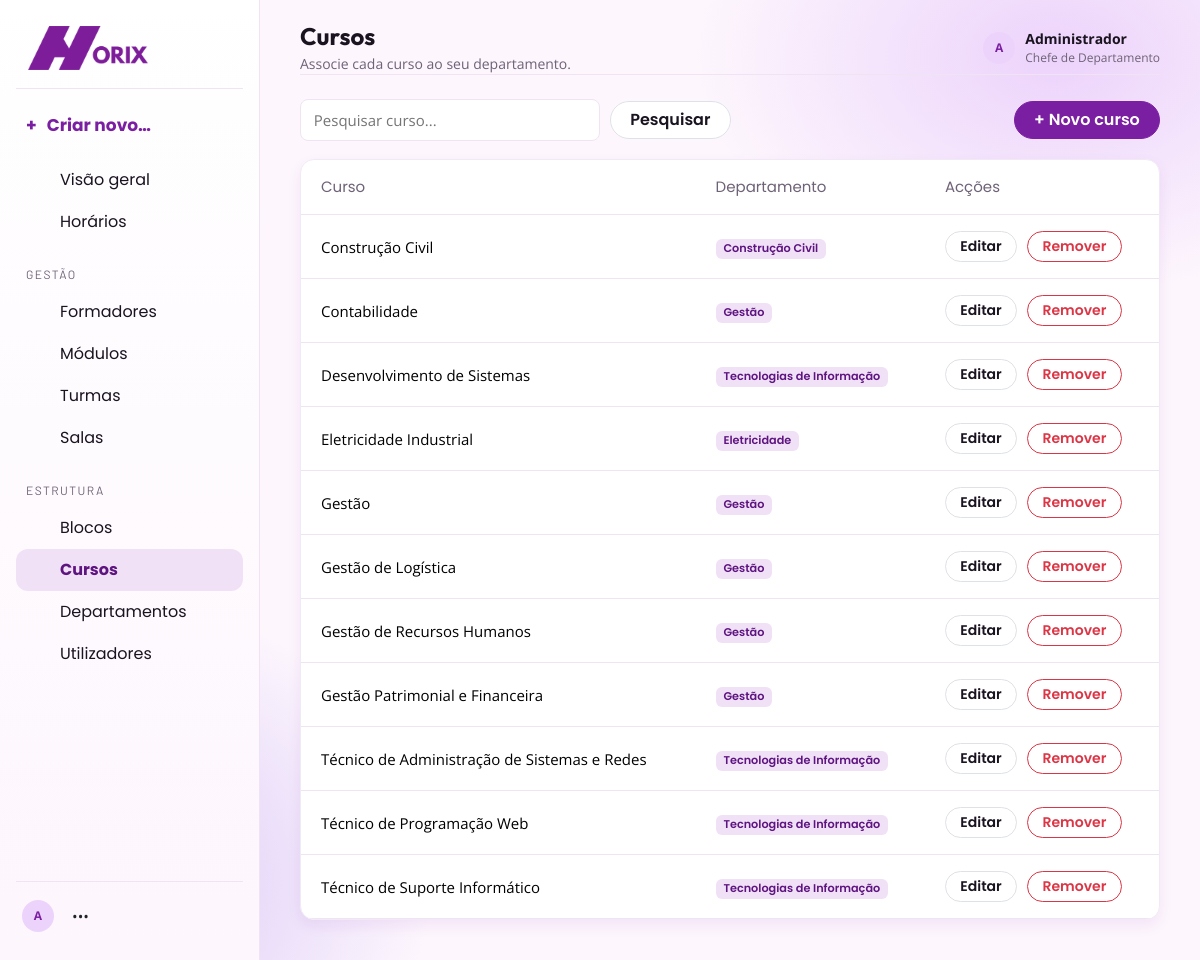
Page /View/html-php/Curso.php (signed in) on the committed database.
### tables this page shows
CREATE TABLE `utilizador` (
  `id_utilizador` int(11) NOT NULL,
  `nome` varchar(100) NOT NULL,
  `email` varchar(120) NOT NULL,
  `senha` varchar(255) NOT NULL,
  `perfil` enum('Chefe de Departamento','Formador') NOT NULL,
  `ativo` tinyint(1) NOT NULL DEFAULT 1,
  `criado_em` timestamp NOT NULL DEFAULT current_timestamp()
);

CREATE TABLE `curso` (
  `id_curso` int(11) NOT NULL,
  `nome` varchar(100) NOT NULL,
  `id_departamento` int(11) NOT NULL
);

CREATE TABLE `departamento` (
  `id_departamento` int(11) NOT NULL,
  `nome` varchar(100) NOT NULL
);

### Conexao/Conexao.php (called while the page is built, shortened)
<?php
function db(): mysqli
{
    static $con;
    if ($con instanceof mysqli) {
        return $con;
    }
    $con = new mysqli('localhost', 'root', '', 'gestao_horarios', "3306");
    $con->set_charset('utf8mb4');
    return $con;
}

### View/html-php/Curso.php (the view, shortened to what this page needs)
<?php
require_once '../../bootstrap.php';
$q = post('q', $_GET['q'] ?? '');
$data = $q !== ''
    ? rows(
        'SELECT c.*, d.nome dep
         FROM curso c
         JOIN departamento d ON d.id_departamento = c.id_departamento
         WHERE c.nome LIKE ? OR d.nome LIKE ?
         ORDER BY c.nome',
        'ss',
        '%' . $q . '%',
        '%' . $q . '%'
    )
    : rows(
        'SELECT c.*, d.nome dep
         FROM curso c
         JOIN departamento d ON d.id_departamento = c.id_departamento
         ORDER BY c.nome'
    );
layout_start('Cursos', 'Associe cada curso ao seu departamento.');
?>
<div class="toolbar">
    <form class="toolbar-left" method="get">
        <input class="search" name="q" value="<?= e($q) ?>" placeholder="Pesquisar curso...">
        <button class="btn btn-light border">Pesquisar</button>
    </form>
    <button type="button" class="btn btn-primary" data-modal="novo" data-title="Novo curso">+ Novo curso</button>
</div>
<div class="card table-wrap">
    <table class="table align-middle mb-0">
        <thead>
            <tr>
                <th>Curso</th>
                <th>Departamento</th>
                <th>Acções</th>
            </tr>
        </thead>
        <tbody>
            <?php foreach ($data as $r): ?>
                <tr>
                    <td><?= e($r['nome']) ?></td>
                    <td><span class="badge blue"><?= e($r['dep']) ?></span></td>
                    <td>
                        <div class="actions">
                            <button type="button" class="btn btn-sm btn-light border" data-modal="editar" data-title="Editar curso" data-row="<?= row_json($r) ?>">Editar</button>
                            <button type="button" class="btn btn-sm btn-outline-danger" data-modal="remover" data-title="Remover curso" data-row="<?= row_json($r) ?>">Remover</button>
                        </div>
                    </td>
                </tr>
            <?php endforeach; ?>
        </tbody>
    </table>
</div>
<?php
layout_end();

### bootstrap.php (shortened to what this page needs)
<?php
require_once __DIR__ . '/Conexao/Conexao.php';
function e($v): string
{
    return htmlspecialchars((string) $v, ENT_QUOTES, 'UTF-8');
}
function row_json(array $r): string
{
    unset($r['senha']);
    return e(json_encode($r, JSON_UNESCAPED_UNICODE));
}
function post($key, $default = ''): string
{
    return trim((string) ($_POST[$key] ?? $default));
}
function page_acl(): array
{
    $todos = [PERFIL_CHEFE, PERFIL_FORMADOR];
    $chefe = [PERFIL_CHEFE];
    return [
        'TelaPrincipal.php' => $todos,
        'GerarHorario.php' => $todos,
        'HorarioPDF.php' => $chefe,
        'Formador.php' => $chefe,
        'FormadorModulos.php' => $chefe,
        'Disponibilidade.php' => $chefe,
        'Modulo.php' => $chefe,
        'Turma.php' => $chefe,
        'Sala.php' => $chefe,
        'Bloco.php' => $chefe,
        'Curso.php' => $chefe,
        'Departamento.php' => $chefe,
        'Utilizador.php' => $chefe,
    ];
}
function logged(): bool
{
    return !empty($_SESSION['user']);
}
function refresh_session_user(): void
{
    static $done = false;
    if ($done || !logged()) {
        return;
    }
    $u = one(
        'SELECT id_utilizador,nome,email,perfil FROM utilizador WHERE id_utilizador=? AND ativo=1',
        'i',
        (int) ($_SESSION['user']['id'] ?? 0)
    );
}
function require_login(): void
{
    refresh_session_user();
}
function user(): array
{
    return $_SESSION['user'] ?? [];
}
function perfil(): string
{
    return (string) (user()['perfil'] ?? '');
}
function is_chefe(): bool
{
    return logged() && perfil() === PERFIL_CHEFE;
}
function can_manage(): bool
{
    return is_chefe();
}
function can_access(string $file): bool
{
    $acl = page_acl();
    return !isset($acl[$file]) || in_array(perfil(), $acl[$file], true);
}
function enforce_page_access(): void
{
    require_login();
}
function rows(string $sql, string $types = '', ...$args): array
{
    $st = db()->prepare($sql);
    if ($types) {
        $st->bind_param($types, ...$args);
    }
    $st->execute();
    $r = $st->get_result();
    return $r ? $r->fetch_all(MYSQLI_ASSOC) : [];
}
function one(string $sql, string $types = '', ...$args): ?array
{
    $a = rows($sql, $types, ...$args);
    return $a[0] ?? null;
}
function active(string $file): string
{
    return basename($_SERVER['PHP_SELF']) === $file ? 'active' : '';
}
function icon(string $name, int $size = 18): string
{
    $paths = [
        'dashboard' => '<rect x="3" y="3" width="7" height="7" rx="1"/><rect x="14" y="3" width="7" height="7" rx="1"/><rect x="3" y="14" width="7" height="7" rx="1"/><rect x="14" y="14" width="7" height="7" rx="1"/>',
        'calendar' => '<rect x="3" y="4" width="18" height="17" rx="2"/><path d="M16 2v4M8 2v4M3 10h18"/>',
        'plan' => '<path d="M4 5h16M4 12h16M4 19h10"/><circle cx="17" cy="19" r="3"/>',
        'users' => '<path d="M16 21v-2a4 4 0 0 0-4-4H6a4 4 0 0 0-4 4v2"/><circle cx="9" cy="7" r="4"/><path d="M22 21v-2a4 4 0 0 0-3-3.87M16 3.13a4 4 0 0 1 0 7.75"/>',
        'book' => '<path d="M4 5.5A2.5 2.5 0 0 1 6.5 3H20v16H6.5A2.5 2.5 0 0 0 4 21.5z"/><path d="M4 5.5v16M8 7h8M8 11h8"/>',
        'school' => '<path d="m3 9 9-5 9 5-9 5z"/><path d="M7 12v5c3 2 7 2 10 0v-5M21 10v6"/>',
        'room' => '<path d="M4 21V5a2 2 0 0 1 2-2h12a2 2 0 0 1 2 2v16"/><path d="M9 21v-5h6v5M8 7h2M14 7h2M8 11h2M14 11h2"/>',
        'building' => '<path d="M4 21V4h12v17M16 9h4v12M8 8h4M8 12h4M8 16h4"/>',
        'book-open' => '<path d="M3 5a2 2 0 0 1 2-2h6v17H5a2 2 0 0 0-2 2zM21 5a2 2 0 0 0-2-2h-6v17h6a2 2 0 0 1 2 2z"/>',
        'user' => '<circle cx="12" cy="8" r="4"/><path d="M4 21a8 8 0 0 1 16 0"/>',
        'logout' => '<path d="M10 17l5-5-5-5M15 12H3"/><path d="M14 3h5a2 2 0 0 1 2 2v14a2 2 0 0 1-2 2h-5"/>',
        'sun' => '<circle cx="12" cy="12" r="4"/><path d="M12 2v2M12 20v2M4.93 4.93l1.41 1.41M17.66 17.66l1.41 1.41M2 12h2M20 12h2M4.93 19.07l1.41-1.41M17.66 6.34l1.41-1.41"/>',
        'moon' => '<path d="M21 12.8A8.5 8.5 0 1 1 11.2 3 6.7 6.7 0 0 0 21 12.8z"/>',
    ];
    $body = $paths[$name] ?? $paths['dashboard'];
    return '<svg class="icon-svg" width="' . $size . '" height="' . $size . '" viewBox="0 0 24 24" fill="none" stroke="currentColor" stroke-width="1.9" stroke-linecap="round" stroke-linejoin="round" aria-hidden="true">' . $body . '</svg>';
}
function nav_all(): array
{
    return [
        ['', [
            ['TelaPrincipal.php', 'Visão geral', 'dashboard'],
            ['GerarHorario.php', 'Horários', 'calendar'],
        ]],
        ['Gestão', [
            ['Formador.php', 'Formadores', 'users'],
            ['Modulo.php', 'Módulos', 'book'],
            ['Turma.php', 'Turmas', 'school'],
            ['Sala.php', 'Salas', 'room'],
        ]],
        ['Estrutura', [
            ['Bloco.php', 'Blocos', 'building'],
            ['Curso.php', 'Cursos', 'book-open'],
            ['Departamento.php', 'Departamentos', 'building'],
            ['Utilizador.php', 'Utilizadores', 'user'],
        ]],
    ];
}
function nav(): array
{
    $menu = [];
    foreach (nav_all() as $secao) {
        $itens = array_values(array_filter($secao[1], fn($n) => can_access($n[0])));
        if ($itens) {
            $menu[] = [$secao[0], $itens];
        }
    }
    return $menu;
}
function layout_start(string $title, string $subtitle = ''): void
{
    $tabs = $GLOBALS['_tabs'] ?? [];
    $u = user();
    $inicial = e(strtoupper(substr($u['nome'] ?? 'U', 0, 1)));
?>
    <!doctype html>
    <html lang="pt">
    <head>
        <link rel="stylesheet" href="../css/bootstrap.min.css">
        <link rel="stylesheet" href="../css/app.css">
    </head>
    <body>
        <aside class="sidebar">
        <div class="brand">
            <img src="../img/horix.png" alt="Horix - Gestão de Horários">
        </div>
        <?php if (can_manage()): ?>
            <div class="dropdown">
                <a class="create-new" href="#" role="button" data-bs-toggle="dropdown" aria-expanded="false">
                    <span>+</span> Criar novo…
                </a>
            </div>
        <?php endif; ?>
        <nav>
            <?php foreach (nav() as $secao): ?>
                <?php if ($secao[0] !== ''): ?>
                    <div class="nav-title"><?= e(mb_strtoupper($secao[0])) ?></div>
                <?php endif; ?>
                <?php foreach ($secao[1] as $n): ?>
                    <a class="nav-link <?= active($n[0]) ?>" href="<?= $n[0] ?>">
                        <span class="nav-icon"><?= icon($n[2], 20) ?></span>
                        <span><?= $n[1] ?></span>
                    </a>
                <?php endforeach; ?>
            <?php endforeach; ?>
        </nav>
        <div class="sidebar-bottom dropup">
            <div class="user-row">
                <div class="avatar"><?= $inicial ?></div>
                <a href="#" class="text-body px-2" data-bs-toggle="dropdown" aria-label="Opções">•••</a>
            </div>
        </div>
        </aside>
        <main class="main">
            <header class="topbar">
                <div class="title-wrap">
                    <div>
                        <h1><?= e($title) ?></h1>
                        <?php if ($subtitle && !$tabs): ?>
                            <p><?= e($subtitle) ?></p>
                        <?php endif; ?>
                    </div>
                </div>
                <div class="profile">
                    <div class="avatar"><?= $inicial ?></div>
                    <div>
                        <strong><?= e($u['nome'] ?? 'Utilizador') ?></strong>
                        <small><?= e($u['perfil'] ?? '') ?></small>
                    </div>
                </div>
            </header>
            <section class="content">
            <?php
        }
        function layout_end(): void
        {
            ?>
            </section>
        </main>
    </body>
    </html>
<?php
        }
enforce_page_access();

### rows in the picture
utilizador: nome "A", nome "Administrador", perfil "Chefe de Departamento"
curso: nome "Construção Civil", id_departamento.nome "Construção Civil"
curso: nome "Contabilidade", id_departamento.nome "Gestão"
curso: nome "Desenvolvimento de Sistemas", id_departamento.nome "Tecnologias de Informação"
curso: nome "Eletricidade Industrial", id_departamento.nome "Eletricidade"
curso: nome "Gestão", id_departamento.nome "Gestão"
curso: nome "Gestão de Logística", id_departamento.nome "Gestão"
curso: nome "Gestão de Recursos Humanos", id_departamento.nome "Gestão"
curso: nome "Gestão Patrimonial e Financeira", id_departamento.nome "Gestão"
curso: nome "Técnico de Administração de Sistemas e Redes", id_departamento.nome "Tecnologias de Informação"
curso: nome "Técnico de Programação Web", id_departamento.nome "Tecnologias de Informação"
curso: nome "Técnico de Suporte Informático", id_departamento.nome "Tecnologias de Informação"

### other values in the picture
$n[1] "Visão geral"
$n[1] "Horários"
mb_strtoupper($secao[0]) "GESTÃO"
$n[1] "Formadores"
$n[1] "Módulos"
$n[1] "Turmas"
$n[1] "Salas"
mb_strtoupper($secao[0]) "ESTRUTURA"
$n[1] "Blocos"
$n[1] "Cursos"
$n[1] "Departamentos"
$n[1] "Utilizadores"
$title "Cursos"
$subtitle "Associe cada curso ao seu departamento."
